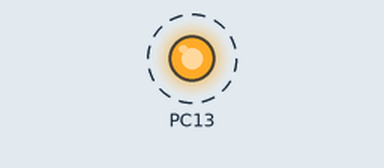
Simulated run of this sketch. Board: STM32 Blue Pill. Parts: output pins drawn as LEDs (lit = HIGH). Dashed ring = blinking. What the sketch prints to the serial monitor is not drawn.

Above: at 0.5 s.
Timing chart, 0 to 4.6 s (numbered marks = the images above):
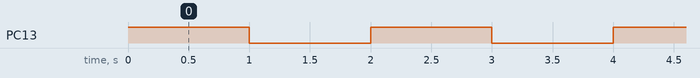

Measured:
- by itself, PC13: alternates HIGH for 1.0 s and LOW for 1.0 s

The sketch:

Blink.ino
```cpp
void setup()
{
  pinMode(PC13, OUTPUT);
  Serial.begin(9600);
}

// the loop function runs over and over again forever
void loop()
{
  digitalWrite(PC13, HIGH);   // turn the LED on (HIGH is the voltage level)
  delay(1000);                       // wait for a second
  digitalWrite(PC13, LOW);    // turn the LED off by making the voltage LOW
  delay(1000);                       // wait for a second
  Serial.println("Hello!");
}
```
